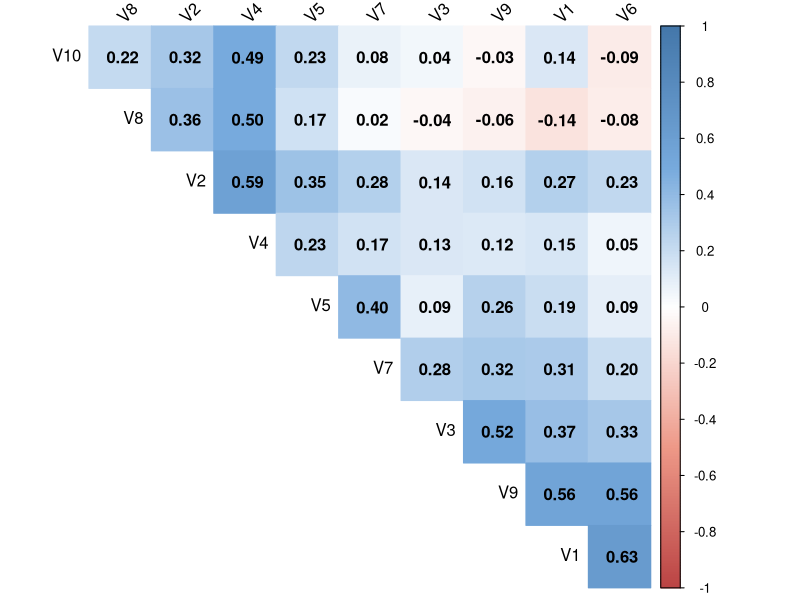
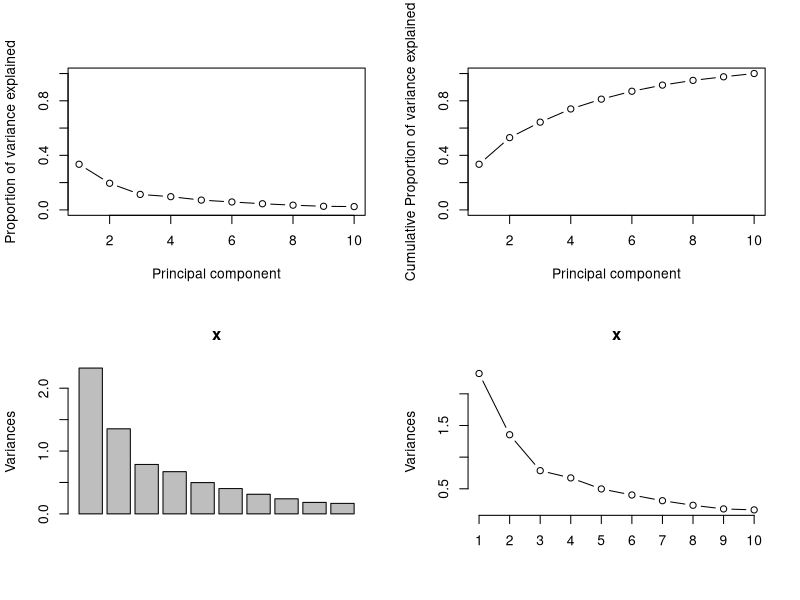
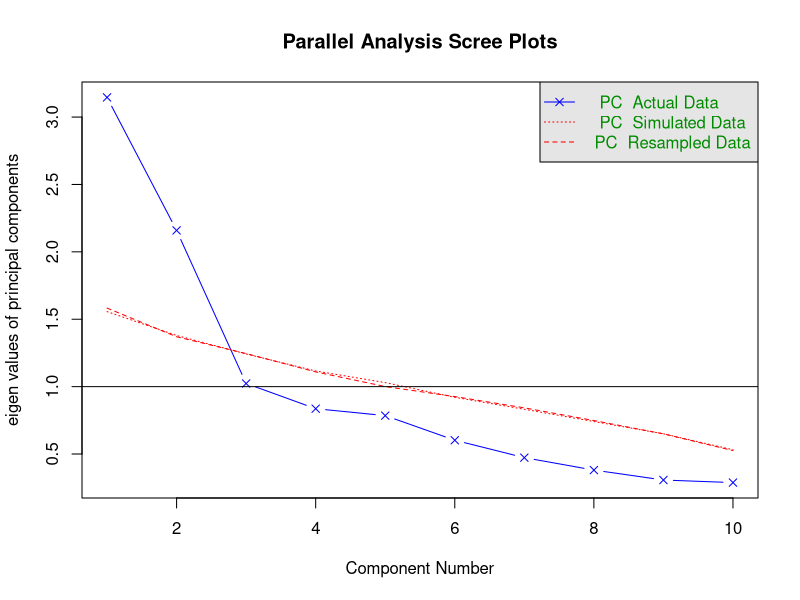

The R source for these figures, in order:
## ---- chunk 1
pcaCharts <- function(x) {
    x.var <- x$sdev ^ 2
    x.pvar <- x.var/sum(x.var)
    print("proportions of variance:")
    print(x.pvar)
    
    par(mfrow=c(2,2))
    plot(x.pvar,xlab="Principal component",
         ylab="Proportion of variance explained", ylim=c(0,1), type='b')
    plot(cumsum(x.pvar),xlab="Principal component",
         ylab="Cumulative Proportion of variance explained", ylim=c(0,1), type='b')
    screeplot(x)
    screeplot(x,type="l")
    par(mfrow=c(1,1))
}


cor.mtest <- function(data, ...) {
    data <- as.matrix(data)
    n <- ncol(data)
    p.data<- matrix(NA, n, n)
    diag(p.data) <- 0
    for (i in 1:(n - 1)) {
        for (j in (i + 1):n) {
            tmp <- cor.test(data[, i], data[, j], ...)
            p.data[i, j] <- p.data[j, i] <- tmp$p.value
        }
    }
  colnames(p.data) <- rownames(p.data) <- colnames(data)
  p.data
}
## ---- chunk 2
library("knitr")
opts_chunk$set(echo = TRUE, cache = TRUE, message = FALSE, warning = FALSE)
options(width = 100)
## ---- chunk 3
# import data
teachers <- read.csv('hw3(2020).dat', header = FALSE, sep = '')
## ---- chunk 4
# matrix of the p-value of the correlation
p.data <- cor.mtest(teachers)

col <- colorRampPalette(c("#BB4444", "#EE9988", "#FFFFFF", "#77AADD", "#4477AA"))
corrplot::corrplot(cor(teachers), method="color", col=col(200),
                  type="upper", order="hclust", 
                  addCoef.col = "black", # Add coefficient of correlation
                  tl.col="black", tl.srt=45, #Text label color and rotation
                  # Combine with significance
                  p.data = p.data, sig.level = 0.01, insig = "blank",
                  # hide correlation coefficient on the principal diagonal
                  diag=FALSE
                  )
## ---- chunk 5
bartlett <- psych::cortest.bartlett(teachers)
bartlett
## ---- chunk 6
kmo <- psych::KMO(teachers)
kmo
## ---- chunk 7
n <- nrow(teachers)
p <- ncol(teachers)
ratio <- n/p
## ---- chunk 8
 #Principle Component using non-centered, non-scaled datas
teachers_pca <- prcomp(teachers)
names(teachers_pca)
teachers_pca
## ---- chunk 9
summary(teachers_pca)
## ---- chunk 10
pcaCharts(teachers_pca)
## ---- chunk 11
psych::fa.parallel(x = teachers, fa = "pc", nfactors = p)
## ---- chunk 12
pcfa <- psych::fa(r = teachers, nfactors = 2, rotate = "none", fm = "pa")
pcfa_load <- pcfa$loadings[1:p,]
pcfa_com <- pcfa$communality
pcfa_psi <- pcfa$uniquenesses
pcfa_tbl <- cbind(pcfa_load, pcfa_com, pcfa_psi)
pcfa_tbl
pcfa$Vaccounted
## ---- chunk 13
pcfa <- psych::fa(r = teachers, nfactors = 3, rotate = "none", fm = "pa")
pcfa_load <- pcfa$loadings[1:p,]
pcfa_com <- pcfa$communality
pcfa_psi <- pcfa$uniquenesses
pcfa_tbl <- cbind(pcfa_load, pcfa_com, pcfa_psi)
pcfa_tbl
pcfa$Vaccounted
## ---- chunk 14
pcfav <- psych::fa(r = teachers, nfactors = 2, rotate = "varimax", fm="pa")
pcfav_load <- pcfav$loadings[1:p,]
pcfav_com <- pcfav$communality
pcfav_psi <- pcfav$uniquenesses 
pcfav_tbl <- cbind(pcfav_load, pcfav_com, pcfav_psi)
pcfav_tbl
pcfav$Vaccounted
